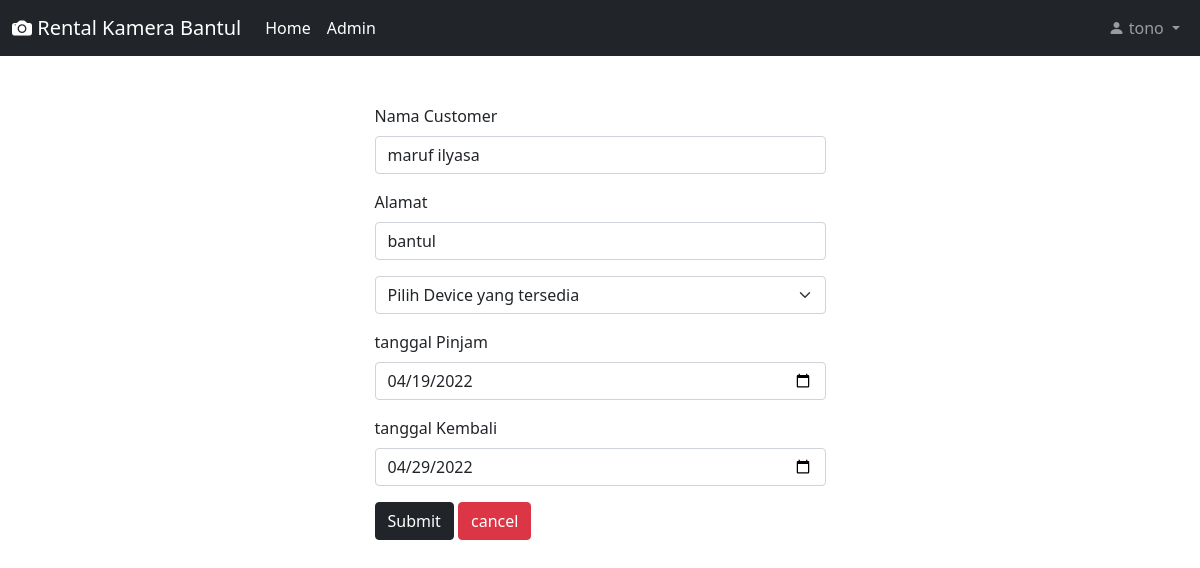
The app's page /admin/order/edit.php?id=2 (signed in) with its own data.
### tables this page shows
CREATE TABLE `transaksi` (
  `id` int(11) NOT NULL AUTO_INCREMENT,
  `nama_customer` varchar(255) NOT NULL,
  `alamat` text NOT NULL,
  `id_kamera` int(11) NOT NULL,
  `id_karyawan` int(11) NOT NULL,
  `total` int(16) DEFAULT NULL,
  `tanggal_pinjam` date NOT NULL DEFAULT current_timestamp(),
  `tanggal_kembali` date DEFAULT NULL,
  PRIMARY KEY (`id`),
  KEY `id_kamera` (`id_kamera`),
  KEY `id_karyawan` (`id_karyawan`),
  CONSTRAINT `transaksi_ibfk_1` FOREIGN KEY (`id_kamera`) REFERENCES `kamera` (`id`) ON DELETE CASCADE ON UPDATE CASCADE,
  CONSTRAINT `transaksi_ibfk_2` FOREIGN KEY (`id_karyawan`) REFERENCES `users` (`id`) ON DELETE CASCADE ON UPDATE CASCADE
);

### src/utils/conn.php (called while the page is built, shortened)
<?php
class Conn extends PDO {
    public function assoc($sql)
    {
        $stmt = $this->prepare($sql);
        $stmt->execute();
        $stmt->setFetchMode(PDO::FETCH_ASSOC);
        return $stmt;
    }
}
?>

### src/utils/orderModel.php (called while the page is built, shortened)
<?php
require_once('conn.php');
class Order {
    static function getById($id)
    {
        $db = new Conn();
        return $db->assoc("SELECT * FROM transaksi WHERE `id`=$id")->fetch();
    }
}
?>

### admin/order/edit.php (the view, shortened to what this page needs)
<?php
require_once('../../src/utils/orderModel.php');
if (isset($_GET['id'])) {
    $id = (int) $_GET['id'];
    $order = Order::getById($id);
}
?>
 <!DOCTYPE html>
 <html lang="en">
    <?php require_once('../../src/components/head.php'); ?>
 <body>
    <?php require_once('../../src/components/navbar.php'); ?>
    <div class="container mt-5">
        <div class="row justify-content-center">
            <div class="col-12 col-md-5">
                <form class="form" action="" method="POST">
                    <div class="mb-3">
                        <label for="exampleInputEmail1" class="form-label">Nama Customer</label>
                        <input value="<?= $order['nama_customer'] ?>" name="nama_customer" type="text" class="form-control" id="exampleInputEmail1">
                    </div>
                    <div class="mb-3">
                        <label for="exampleInputEmail1" class="form-label">Alamat</label>
                        <input value="<?= $order['alamat'] ?>" name="alamat" type="text" class="form-control" id="exampleInputEmail1">
                    </div>
                    <div class="mb-3">
                        <select class="form-select" aria-label=".form-select-lg" name="id_kamera">
                                <option selected>Pilih Device yang tersedia</option>
                        </select>
                    </div>
                    <div class="mb-3">
                        <label for="exampleInputEmail1" class="form-label">tanggal Pinjam</label>
                        <input value="<?= $order['tanggal_pinjam'] ?>" name="tanggal_pinjam" type="date" class="form-control" id="exampleInputEmail1">
                    </div>
                    <div class="mb-3">
                        <label for="exampleInputEmail1" class="form-label">tanggal Kembali</label>
                        <input value="<?= $order['tanggal_kembali'] ?>" name="tanggal_kembali" type="date" class="form-control" id="exampleInputEmail1">
                    </div>
                    <button type="submit" class="btn btn-dark">Submit</button>
                    <a href="/admin/orders.php" class="btn btn-danger">cancel</a>
                </form>
            </div>
        </div>
    </div>
 </body>
 </html>

### records on screen
transaksi: nama_customer "maruf ilyasa", alamat "bantul", tanggal_pinjam "04/19/2022", tanggal_kembali "04/29/2022"

### other values on screen
$_SESSION['user']['username'] "tono"
